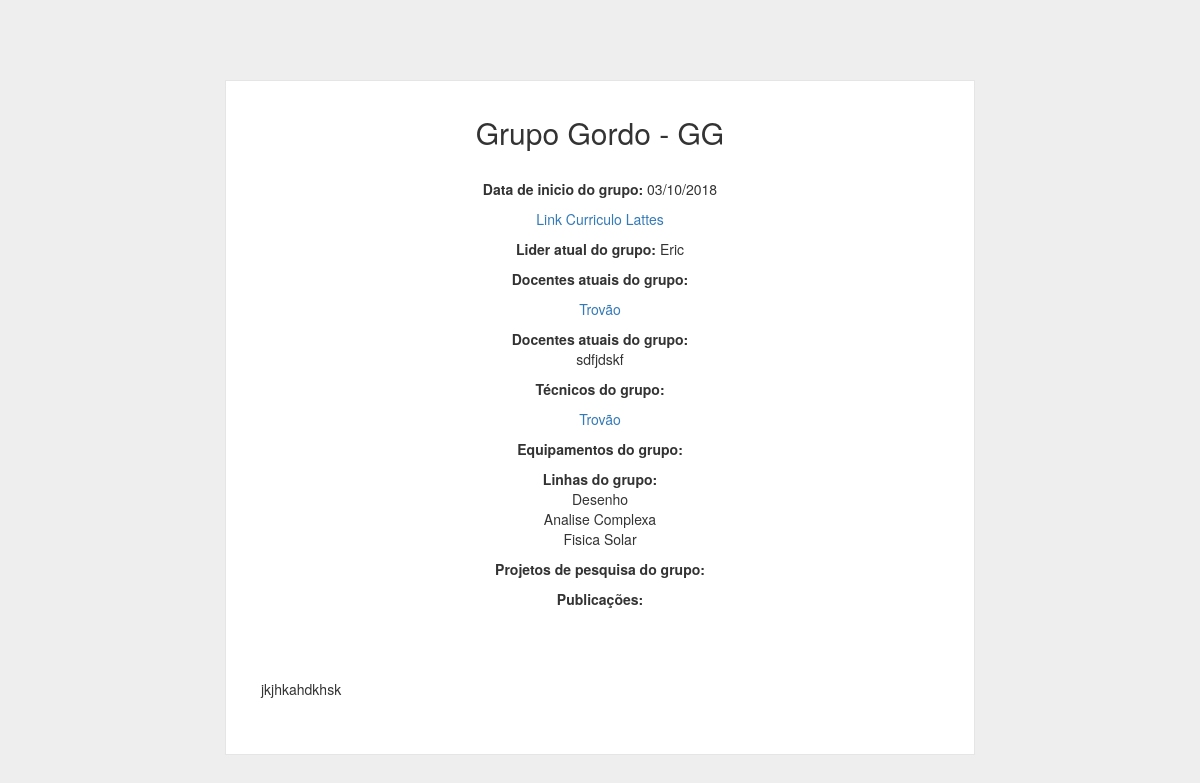
Page /Codigos/PHP/mostra_grupo.php?id=8 on the earlier database version.
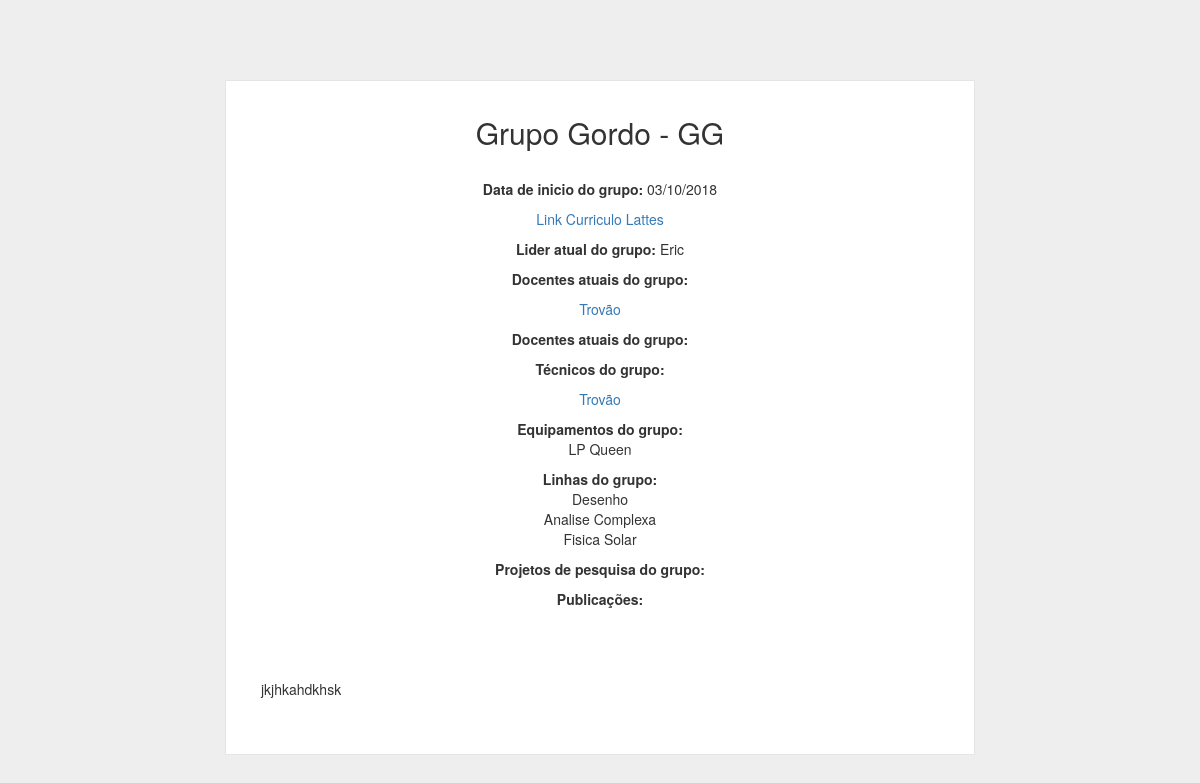
Same page on the later database version.
### tables this page shows
CREATE TABLE IF NOT EXISTS `docentes` (
  `cod_docente` int(11) NOT NULL AUTO_INCREMENT,
  `nome` varchar(100) NOT NULL,
  `lattes` varchar(100) NOT NULL,
  `atividade_realizada` varchar(150) NOT NULL,
  `fk_graduacao` int(11) NOT NULL,
  `curso` varchar(100) DEFAULT NULL,
  `ano_conclusao` int(4) NOT NULL,
  `fk_cod_grupo` int(11) NOT NULL,
  `fk_especialidade` int(11) NOT NULL,
  `data_inicio` date NOT NULL,
  `data_fim` date DEFAULT NULL,
  `situacao` tinyint(4) NOT NULL COMMENT '1=ativo 0=inativo',
  PRIMARY KEY (`cod_docente`),
  KEY `fk_graducao` (`fk_graduacao`),
  KEY `grupo` (`fk_cod_grupo`),
  KEY `especialidade` (`fk_especialidade`)
);

CREATE TABLE IF NOT EXISTS `alunos` (
  `cod_aluno` int(11) NOT NULL AUTO_INCREMENT,
  `nome` varchar(100) NOT NULL,
  `curso` varchar(100) NOT NULL,
  `lattes` varchar(100) NOT NULL,
  PRIMARY KEY (`cod_aluno`)
);

CREATE TABLE IF NOT EXISTS `tecnicos` (
  `cod_tecnico` int(11) NOT NULL AUTO_INCREMENT,
  `nome` varchar(100) NOT NULL,
  `lattes` varchar(100) NOT NULL,
  `atividade_realizada` varchar(150) NOT NULL,
  `fk_graduacao` int(11) NOT NULL,
  `curso` varchar(100) DEFAULT NULL,
  `ano_conclusao` int(4) NOT NULL,
  `fk_cod_grupo` int(11) NOT NULL,
  `fk_especialidade` int(11) NOT NULL,
  `data_inicio` date NOT NULL,
  `data_fim` date DEFAULT NULL,
  `situacao` tinyint(4) NOT NULL COMMENT '1=ativo 0=inativo',
  PRIMARY KEY (`cod_tecnico`),
  KEY `fk_graducao` (`fk_graduacao`),
  KEY `grupo` (`fk_cod_grupo`),
  KEY `especialidade` (`fk_especialidade`)
);

CREATE TABLE IF NOT EXISTS `equipamentos` (
  `cod_equipamento` int(11) NOT NULL AUTO_INCREMENT,
  `nome` varchar(80) NOT NULL,
  `descricao` text NOT NULL,
  `data_inicio` date NOT NULL,
  `data_fim` date DEFAULT NULL,
  `fk_grupo` int(11) NOT NULL,
  PRIMARY KEY (`cod_equipamento`),
  KEY `grupo` (`fk_grupo`)
);

### Codigos/PHP/mostra_grupo.php (the view, shortened to what this page needs)
<!doctype html>
<html lang="en">
  <head>
    <link rel="stylesheet" href="http://maxcdn.bootstrapcdn.com/bootstrap/3.3.6/css/bootstrap.min.css">
       <link rel="stylesheet" type="text/css" href="../CSS/grupo.css">
    <?php
       include("funcoes.php");
      $id = $_GET["id"];
        $consulta = "SELECT gp.nome,sigla,id_lider,data_inicio,descricao,gp.lattes as link_grupo,u.nome as lider FROM grupo_pesquisa as gp,usuarios as u WHERE gp.id = '$id' and id_lider = u.id";
        $result = $mysqli->query($consulta) or die($mysqli->error);
        $dado = mysqli_fetch_assoc($result);
     ?>
  </head>
  <body onload="barra()">
    <div class="wrapper" >
      <form class="form-signin">
        <?php
        echo "<h2 class=\"form-signin-heading\" align =\"center\">".$dado["nome"]." - ".$dado["sigla"]."</h2>";
        $data = date('d/m/Y', strtotime($dado["data_inicio"]));
        echo "<p align=\"center\"><b>Data de inicio do grupo: </b>".$data."</p>";
        echo "<a style=\"text-align:center\" href='".$dado["link_grupo"]."'><p align=\"center\">Link Curriculo Lattes</p></a>";
        echo "<p align=\"center\"><b>Lider atual do grupo: </b>".$dado["lider"]."</p>";
        $select_docente = "SELECT `cod_docente`, `nome` FROM `docentes` WHERE `fk_cod_grupo` = '$id' and `situacao` = 1";
        $docent = $mysqli->query($select_docente) or die ($mysqli->error);
          echo "<p align=\"center\"><b>Docentes atuais do grupo: </b><br>";
              while ($docentes = $docent->fetch_array())
              {
                    echo "<a style=\"text-align:center\" href='docente.php?id=".$docentes["cod_docente"]."'><p align=\"center\">".$docentes["nome"]."</p></a>";
              }
          echo "</p>";
        $select_dicente = "SELECT DISTINCT `cod_aluno`, `nome` FROM `alunos`, projeto_aluno pa, projetos_pesquisa WHERE fk_aluno = cod_aluno and fk_grupo = 9 and pa.data_fim is null";
        $dicent = $mysqli->query($select_dicente) or die ($mysqli->error);
          echo "<p align=\"center\"><b>Docentes atuais do grupo: </b><br>";
              while ($dicentes = $dicent->fetch_array())
              {
                    echo $dicentes["nome"]."<br>";
              }
          echo "</p>";
        $select_tecnico = "SELECT `cod_tecnico`, `nome` FROM `tecnicos` WHERE `fk_cod_grupo` = '$id' and `situacao` = 1";
        $tecnico = $mysqli->query($select_tecnico) or die ($mysqli->error);
          echo "<p align=\"center\"><b>Técnicos do grupo: </b><br>";
              while ($tecnicos = $tecnico->fetch_array())
              {
                    echo "<a style=\"text-align:center\" href='tecnico.php?id=".$tecnicos["cod_tecnico"]."'><p align=\"center\">".$tecnicos["nome"]."</p></a>";
              }
          echo "</p>";
        $select_equipamento = "SELECT `cod_equipamento`, `nome` FROM `equipamentos` WHERE `fk_grupo` = '$id' and data_fim is null";
        $equip = $mysqli->query($select_equipamento) or die ($mysqli->error);
          echo "<p align=\"center\"><b>Equipamentos do grupo: </b><br>";
              while ($equipamento = $equip->fetch_array())
              {
                    echo $equipamento["nome"]."<br>";
              }
          echo "</p>";
        $querry = "SELECT DISTINCT `nome_especialidade` as linha FROM `especialidade`,grupos_linhas, grupo_pesquisa WHERE cod_especialidade = fk_cod_linha and fk_cod_grupo = '$id'";
        $code = $mysqli->query($querry) or die ($mysqli->error);
          echo "<p align=\"center\"><b>Linhas do grupo: </b><br>";
              while ($linha = $code->fetch_array())
              {
                    echo $linha["linha"]."<br>";
              }
          echo "</p>";
          echo "<p align=\"center\"><b>Projetos de pesquisa do grupo: </b><br>";
          echo "</p>";
          echo "<p align=\"center\"><b>Publicações: </b><br>";
          echo "</p>";
        echo "<br><br><br>";
        echo "<p align=\"justify\">".$dado["descricao"]."</p>";
        ?>
      </form>
    </div>
  </body>
</html>

Differences in the rows shown:
removed alunos: nome "sdfjdskf"
now on this page (row edited): equipamentos: nome "LP Queen"
